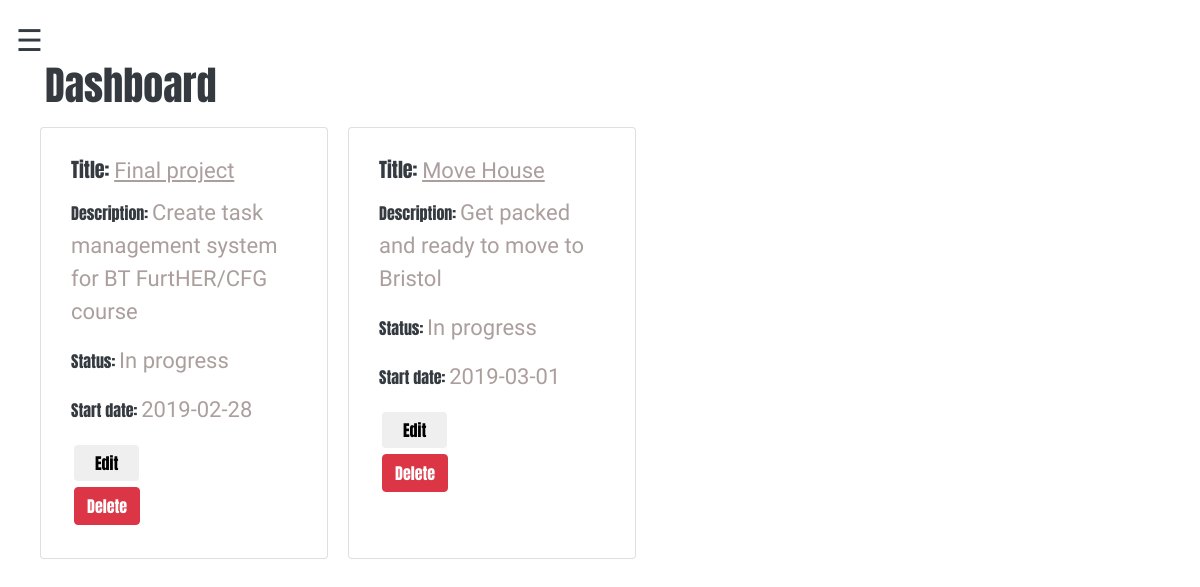
Before: / with the older database file.
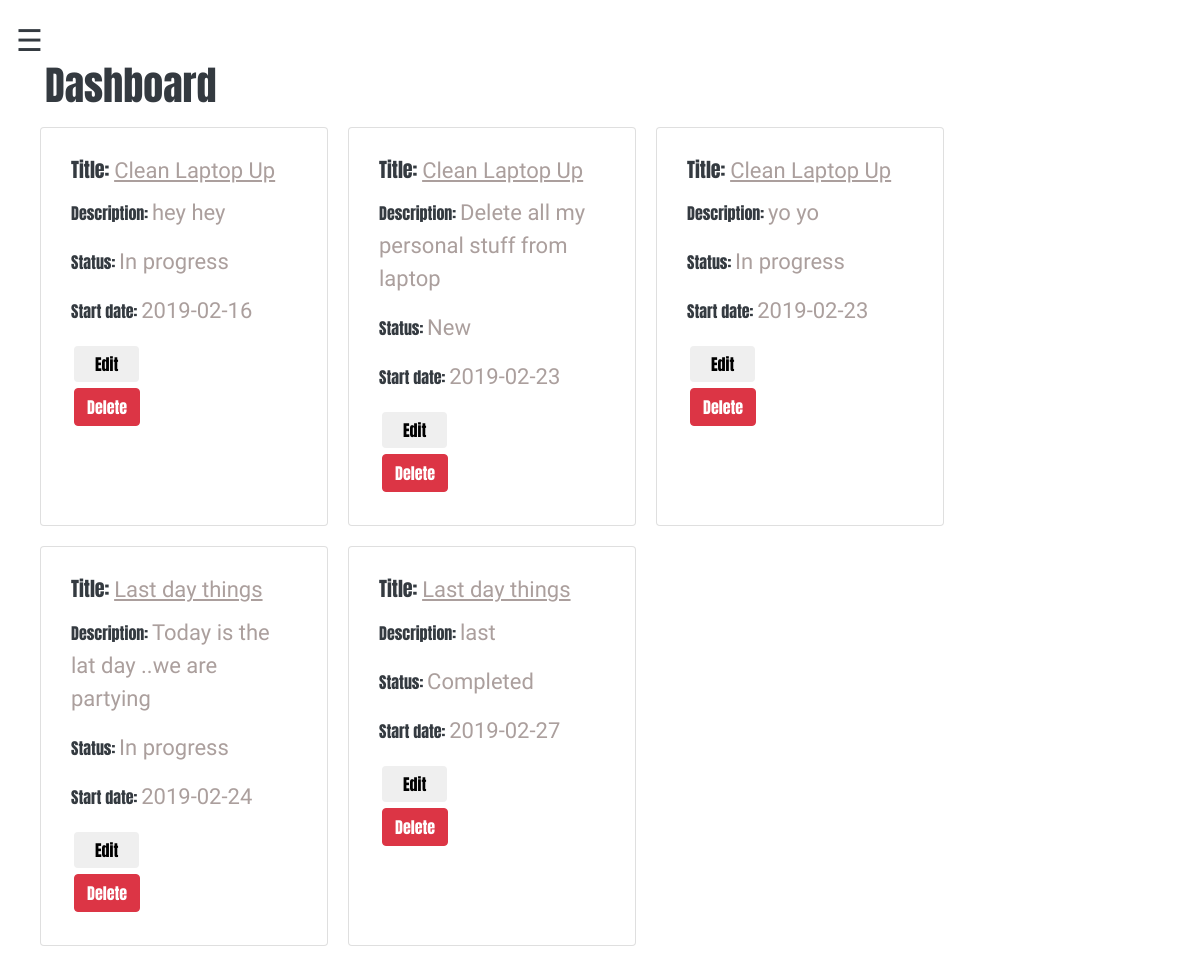
After: the same page with the newer database file.
### tables this page shows
CREATE TABLE task_management(id INTEGER PRIMARY KEY AUTOINCREMENT, name TEXT, description TEXT, status TEXT, important BOOLEAN, date TEXT);

### task_api.py (the view)
@app.route("/", methods=["GET"])
def api_get_all_tasks():
    conn = get_db()
    result = get_all_tasks(conn)
    return render_template("dashboard.html", tasks=result)

### db_connection.py (called while the page is built)
def get_all_tasks(conn):
    c = conn.cursor()
    c.execute('SELECT id, name, description, status, important, date FROM task_management ORDER BY date')
    columns = ["id", "name", "description", "status", "important", "date"]
    result = [dict(zip(columns, row)) for row in c.fetchall()] #combines two lists into a list of tuples
    c.close()
    return result

### task_api.py (called while the page is built)
def get_db(): #from Flask documentation
    db = getattr(g, "_database", None)
    if db is None:
        db = g._database = sqlite3.connect("task_management.db")
    return db

@app.teardown_appcontext
def close_connection(exception):
    db = getattr(g, "_database", None)
    if db is not None:
        db.close()

### templates/dashboard.html
{% extends "template.html" %}
{% block content %}
<div class='container'>
<div class="row">
  <div class="col-md-6">
    <h1>Dashboard</h1>
        </div>
        <div class="col-md-3">
        </div>
        </div>
        <div class="row">
  {% for task in tasks %}
    <div id="task_card" class="card" style="width: 18rem;">
      <div class="card-body">
        <h5 class="card-title">Title: <span>{{task.name}}</span></h5>
        <p class="card-text">Description: <span>{{task.description}}</span></p>
        <p class="card-text">Status: <span>{{task.status}}</span></p>
        <p class="card-text">Start date: <span>{{task.date}}</span></p>
      <a href="{{ url_for("api_get_task_by_id", taskId=task.id) }}"><button id="submit-{{task.id}}" type="submit" class="edit_btn btn">Edit</button></a>
          <form id="delete-{{task.id}}" method="POST" action="{{ url_for("api_delete_task", taskId=task.id) }}">
            <button id="submit-{{task.id}}" type="submit" class="btn btn-danger">Delete</button>
          </form>
          </div>
          </div>
          {% endfor %}
      {% endblock %}

### templates/template.html (shortened to what this page needs)
<!DOCTYPE html>
<html lang="en-GB">
<head>
	<link rel="stylesheet" href="https://stackpath.bootstrapcdn.com/bootstrap/4.1.3/css/bootstrap.min.css">
	<link rel="stylesheet" href="{{ url_for('static', filename='css/custom.css') }}">
</head>
<body>
	<div id="main">
		<span style="font-size:30px;cursor:pointer" onclick="openNav()">&#9776;</span>
  {% block content %}
  {% endblock %}
</div>
</body>
</html>

### static/css/custom.css (style rules this page uses)
body { font-family: "Anton", sans-serif; color: #343a40; }
#main { transition: margin-left .5s; padding: 16px; }
#task_card { margin: 10px; padding: 10px; }
#task_card h5 span { text-decoration: underline; }
#task_card span { font-size: 22px; color: #AB9F9D; font-family: 'Ropa Sans', sans-serif; }
.edit_btn { padding: 5px 20px; }
.btn { margin: 3px; }

Changed rows visible on the page:
removed task_management: name "Final project", description "Create task management system for BT FurtHER/CFG course", status "In progress", date "2019-02-28"
removed task_management: name "Move House", description "Get packed and ready to move to Bristol", status "In progress", date "2019-03-01"
added task_management: name "Clean Laptop Up", description "hey hey", status "In progress", date "2019-02-16"
added task_management: name "Clean Laptop Up", description "Delete all my personal stuff from laptop", status "New", date "2019-02-23"
added task_management: name "Clean Laptop Up", description "yo yo", status "In progress", date "2019-02-23"
added task_management: name "Last day things", description "Today is the lat day ..we are partying", status "In progress", date "2019-02-24"
added task_management: name "Last day things", description "last", status "Completed", date "2019-02-27"
